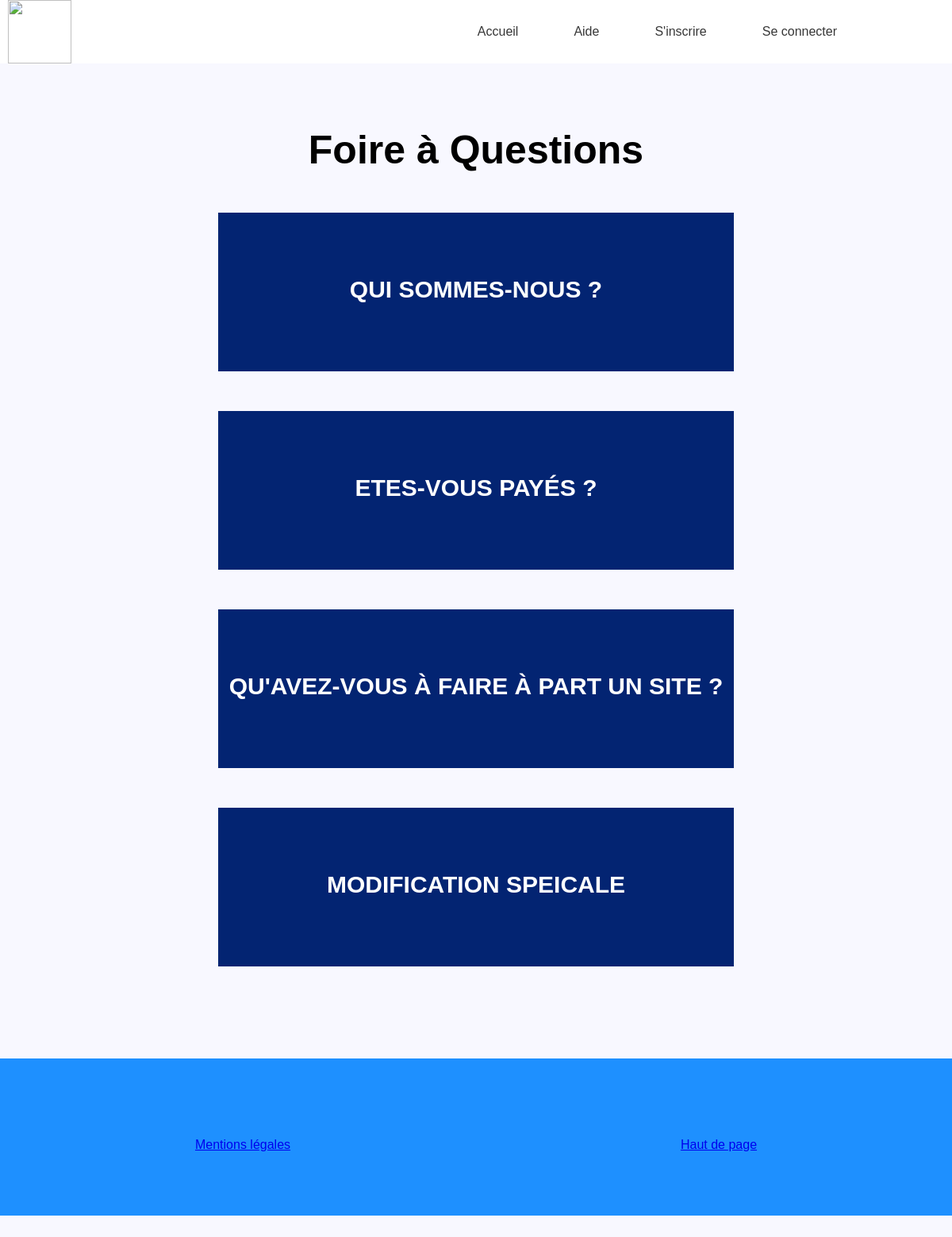
The app's page /?page=faq, older data.
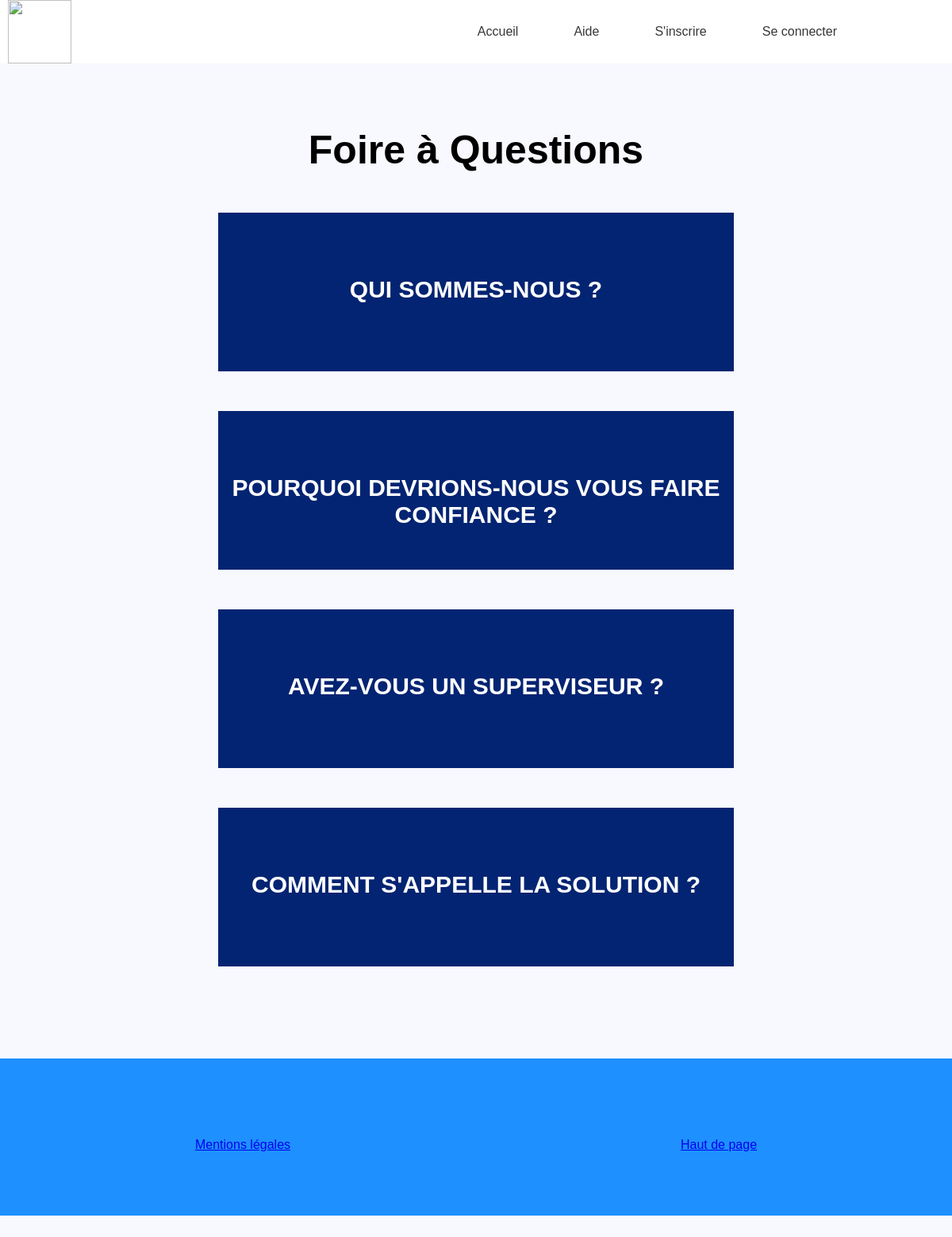
The same page, newer data.
### tables this page shows
CREATE TABLE IF NOT EXISTS `pagefaq` (
  `id` int(11) NOT NULL AUTO_INCREMENT,
  `question` text NOT NULL,
  `content` text NOT NULL,
  PRIMARY KEY (`id`)
);

### faq.php (the view, shortened to what this page needs)
<link rel="stylesheet" type="text/css" href="FAQ.css">
<center><h2 style="font-family:sans-serif; color: BLACK; font-size: 50px;">Foire à Questions</h2></center>
</html>
<?php
$bdd = new PDO('mysql:host=127.0.0.1;dbname=jabasof', 'root', '',array (PDO::MYSQL_ATTR_INIT_COMMAND => 'SET NAMES \'UTF8\''));
$getcontent = $bdd->query("SELECT * FROM `pagefaq`");
while($result=$getcontent->fetch()){
    $spacefactor = floor(strlen($result['content'])/56);
    $spacepx = 240 + $spacefactor * 14;
    echo
        '<div class="container" ; id="cont'.$result['id'].'" ; style="background-color:#666666; height:200px">
    <p class="title" ; style="font-family:sans-serif">' . $result['question'] . '</p>
    <div class="overlay"></div>
    <div class="button">
        <button id="butprop" onclick="myFunction'.$result['id'].'(); contsize'.$result['id'].'() " ;
                style="font-family:sans-serif; background-color: none;color: white; border: 2px solid white;width:70px;height: 25px">
            Afficher
        </button>
        <br>
        <div class="textdiv" id="myDIV'.$result['id'].'" style="color:white; font-family:sans-serif">
            <br>
            <p>' . $result['content'] . '</p>
        </div>
    </div>
</div>
<script>
    var x'.$result['id'].' = document.getElementById("myDIV'.$result['id'].'");
    var y'.$result['id'].' = document.getElementById("cont'.$result['id'].'");
    x'.$result['id'].'.style.display = "none";
    function myFunction'.$result['id'].'() {
        var x'.$result['id'].' = document.getElementById("myDIV'.$result['id'].'");
        if ((x'.$result['id'].'.style.display == "none")) {
            x'.$result['id'].'.style.display = "block";
        } else {
            x'.$result['id'].'.style.display = "none";
        }
    }
    function contsize'.$result['id'].'() {
        if (y'.$result['id'].'.style.height != \''. $spacepx .'px\') {
            y'.$result['id'].'.style.height = \''. $spacepx .'px\';
        }
        else {
            y'.$result['id'].'.style.height = \'200px\';
        }
    }
</script>
'
    ;
}
?>

Row changes from the older to the newer data that the page shows:
removed pagefaq: $result['id'] 2 (drawn), question "ETES-VOUS PAYÉS ?"
removed pagefaq: question "QU'AVEZ-VOUS À FAIRE À PART UN SITE ?"
removed pagefaq: question "MODIFICATION SPEICALE"
added pagefaq: $result['id'] 2 (drawn), question "POURQUOI DEVRIONS-NOUS VOUS FAIRE CONFIANCE ?"
added pagefaq: question "AVEZ-VOUS UN SUPERVISEUR ?"
added pagefaq: question "COMMENT S'APPELLE LA SOLUTION ?"
